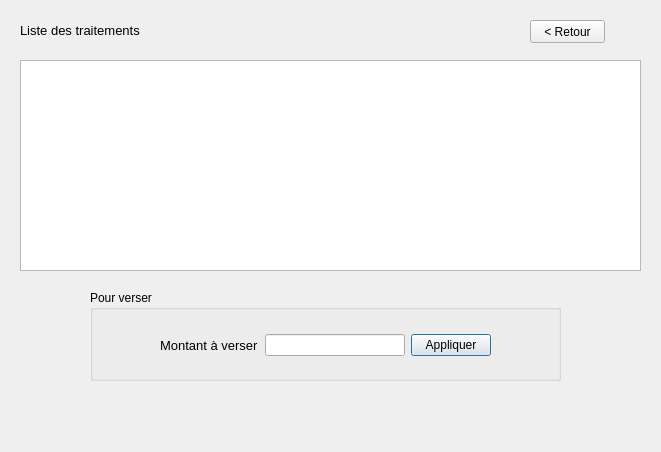
<?xml version="1.0" encoding="UTF-8"?>
<ui version="4.0">
 <class>traitement</class>
 <widget class="QDialog" name="traitement">
  <property name="geometry">
   <rect>
    <x>0</x>
    <y>0</y>
    <width>661</width>
    <height>452</height>
   </rect>
  </property>
  <property name="windowTitle">
   <string>Dialog</string>
  </property>
  <widget class="QLabel" name="label">
   <property name="geometry">
    <rect>
     <x>20</x>
     <y>20</y>
     <width>131</width>
     <height>20</height>
    </rect>
   </property>
   <property name="font">
    <font>
     <pointsize>10</pointsize>
    </font>
   </property>
   <property name="text">
    <string>Liste des traitements</string>
   </property>
  </widget>
  <widget class="QTableView" name="tableView">
   <property name="geometry">
    <rect>
     <x>20</x>
     <y>60</y>
     <width>621</width>
     <height>211</height>
    </rect>
   </property>
  </widget>
  <widget class="QGroupBox" name="groupBox">
   <property name="geometry">
    <rect>
     <x>90</x>
     <y>290</y>
     <width>471</width>
     <height>91</height>
    </rect>
   </property>
   <property name="title">
    <string>Pour verser</string>
   </property>
   <widget class="QWidget" name="layoutWidget">
    <property name="geometry">
     <rect>
      <x>70</x>
      <y>30</y>
      <width>331</width>
      <height>51</height>
     </rect>
    </property>
    <layout class="QHBoxLayout" name="horizontalLayout">
     <item>
      <widget class="QLabel" name="label_2">
       <property name="font">
        <font>
         <pointsize>10</pointsize>
        </font>
       </property>
       <property name="text">
        <string>Montant à verser</string>
       </property>
      </widget>
     </item>
     <item>
      <widget class="QLineEdit" name="lineEdit"/>
     </item>
     <item>
      <widget class="QPushButton" name="pushButton">
       <property name="text">
        <string>Appliquer</string>
       </property>
      </widget>
     </item>
    </layout>
   </widget>
  </widget>
  <widget class="QPushButton" name="pushButton_2">
   <property name="geometry">
    <rect>
     <x>530</x>
     <y>20</y>
     <width>75</width>
     <height>23</height>
    </rect>
   </property>
   <property name="text">
    <string>&lt; Retour</string>
   </property>
  </widget>
 </widget>
 <tabstops>
  <tabstop>tableView</tabstop>
  <tabstop>lineEdit</tabstop>
  <tabstop>pushButton</tabstop>
  <tabstop>pushButton_2</tabstop>
 </tabstops>
 <resources/>
 <connections/>
</ui>
